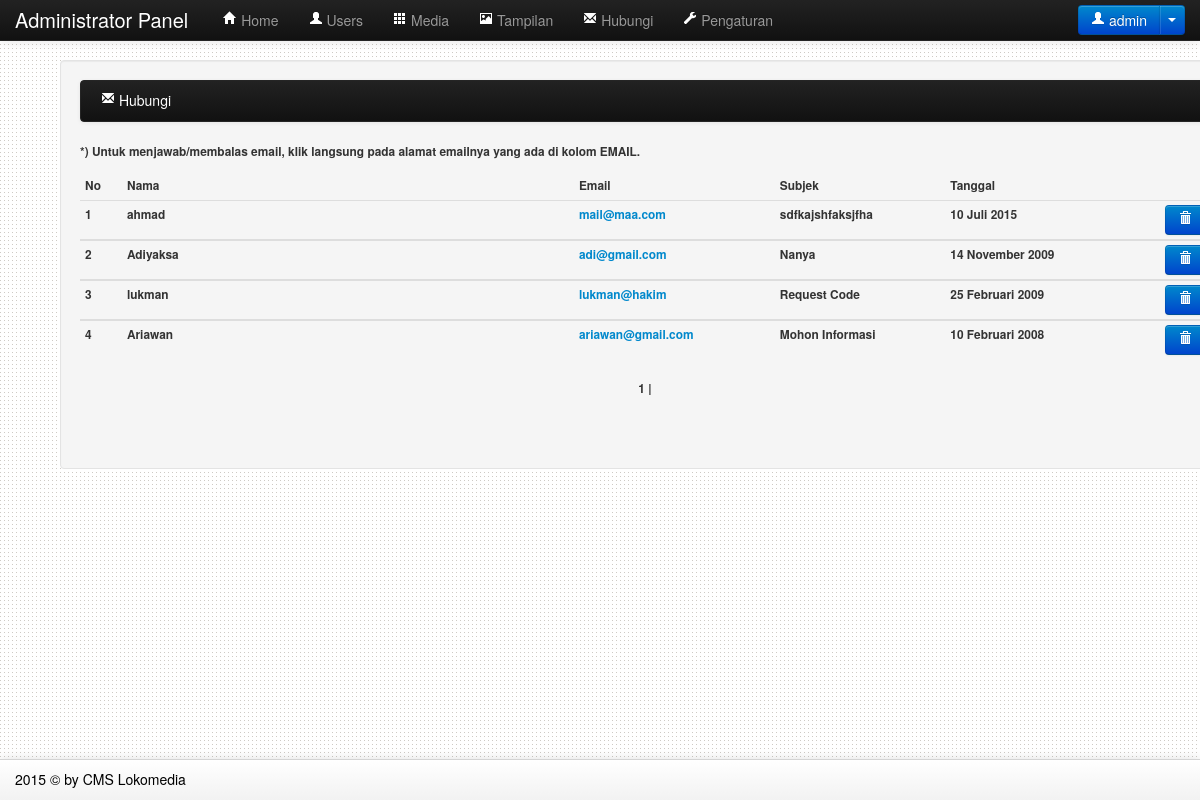
Page /adminweb/media.php?module=hubungi (signed in) on the committed database.
### tables this page shows
CREATE TABLE IF NOT EXISTS `hubungi` (
  `id_hubungi` int(5) NOT NULL AUTO_INCREMENT,
  `nama` varchar(50) NOT NULL,
  `email` varchar(100) NOT NULL,
  `subjek` varchar(100) NOT NULL,
  `pesan` text NOT NULL,
  `tanggal` date NOT NULL,
  PRIMARY KEY (`id_hubungi`)
);

### config/fungsi_indotgl.php (called while the page is built, shortened)
<?php
	function tgl_indo($tgl){
			$tanggal = substr($tgl,8,2);
			$bulan = getBulan(substr($tgl,5,2));
			$tahun = substr($tgl,0,4);
			return $tanggal.' '.$bulan.' '.$tahun;
	}
	function getBulan($bln){
				switch ($bln){
					case 2:
						return "Februari";
						break;
					case 7:
						return "Juli";
						break;
					case 11:
						return "November";
						break;
				}
			}
?>

### adminweb/modul/mod_hubungi/hubungi.php (the view, shortened to what this page needs)
<?php
 if (empty($_SESSION['username']) AND empty($_SESSION['passuser'])){
  echo "<link href='style.css' rel='stylesheet' type='text/css'>
 <center>Untuk mengakses modul, Anda harus login <br>";
  echo "<a href=../../index.php><b>LOGIN</b></a></center>";
}
else{
$aksi="modul/mod_hubungi/aksi_hubungi.php";
switch($_GET[act]){
  default:
    echo "<div class='well'>
	<div class='navbar navbar-inverse'>
<div class='navbar-inner'>
<div class='container'>
<div class='nav-collapse collapse'>
<ul class='nav'>
<li><div style='color:white; padding-top:9px; text-align:left;'><i class='icon-envelope icon-white'></i> Hubungi</div></li>
</ul>
</div>
</div>
</div>
</div><h6>
<div id=paging>
          *) Untuk menjawab/membalas email, klik langsung pada alamat emailnya yang ada di kolom EMAIL.
          </div><p></p>
          <table class='table table-condensed' width=100%>
          <thead><tr><th>No</th><th>Nama</th><th>Email</th><th>Subjek</th><th>Tanggal</th><th></th></tr></thead>";
    $p      = new Paging;
    $batas  = 10;
    $posisi = $p->cariPosisi($batas);
    $tampil=mysql_query("SELECT * FROM hubungi ORDER BY id_hubungi DESC LIMIT $posisi, $batas");
    $no = $posisi+1;
    while ($r=mysql_fetch_array($tampil)){
      $tgl=tgl_indo($r[tanggal]);
      echo "<tbody><tr><td>$no</td>
                <td width=40%>$r[nama]</td>
                <td><a href=?module=hubungi&act=balasemail&id=$r[id_hubungi]>$r[email]</a></td>
                <td>$r[subjek]</td>
                <td>$tgl</a></td>
                <td><a href=\"$aksi?module=hubungi&act=hapus&id=$r[id_hubungi]\" onClick=\"return confirm('Apakah Anda benar-benar mau menghapusnya?')\" class='btn btn-primary pull-right'><i class='icon-trash icon-white'></i></a>
                </td></tr></tbody>";
    $no++;
    }
    echo "</table>";
    $jmldata=mysql_num_rows(mysql_query("SELECT * FROM hubungi"));
    $jmlhalaman  = $p->jumlahHalaman($jmldata, $batas);
    $linkHalaman = $p->navHalaman($_GET[halaman], $jmlhalaman);
    echo "<div class='pager'>$linkHalaman</div><br></h6></div>";
    break;
}
}
?>

### rows in the picture
hubungi: nama "ahmad", email "mail@maa.com", subjek "sdfkajshfaksjfha", tanggal "10 Juli 2015"
hubungi: nama "Adiyaksa", email "adi@gmail.com", subjek "Nanya", tanggal "14 November 2009"
hubungi: nama "lukman", email "lukman@hakim", subjek "Request Code", tanggal "25 Februari 2009"
hubungi: nama "Ariawan", email "ariawan@gmail.com", subjek "Mohon Informasi", tanggal "10 Februari 2008"

### other values in the picture
$_SESSION[namauser] "admin"
